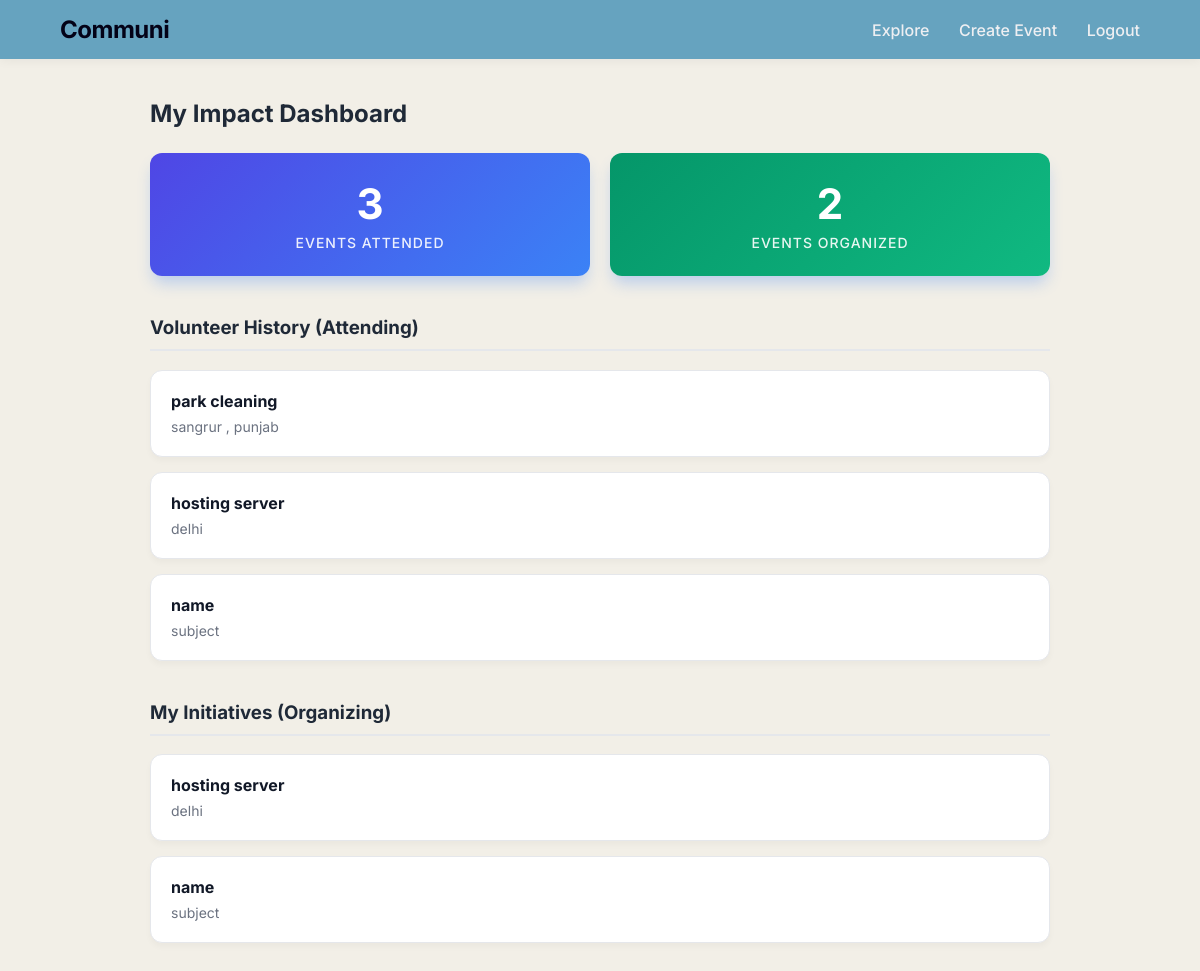
Page /dashboard (signed in) on the committed database.
### app.py (models this page shows)
class Event(db.Model):
    id = db.Column(db.Integer, primary_key=True)
    title = db.Column(db.String(200), nullable=False)
    description = db.Column(db.String(500), nullable=False)
    location = db.Column(db.String(200), nullable=False)
    organizer_email = db.Column(db.String(100), nullable=False)

### app.py (the view)
@app.route('/dashboard')
def dashboard():
    if 'logged_in_user' not in session:
        return redirect(url_for('login'))
    user_email = session['logged_in_user']
    my_events = Event.query.filter_by(organizer_email=user_email).all()
    my_attendances = Attendance.query.filter_by(user_email=user_email).all()
    joined_event_ids = [a.event_id for a in my_attendances]
    joined_events = Event.query.filter(Event.id.in_(joined_event_ids)).all()
    return render_template('dashboard.html', my_events=my_events, joined_events=joined_events)

### templates/dashboard.html (shortened to what this page needs)
<!DOCTYPE html>
<html>
<head>
    <link rel="stylesheet" href="{{ url_for('static', filename='style.css') }}">
</head>
<body>
    <nav class="navbar">
        <a href="/" class="logo"> Communi</a>
        <div class="nav-links">
            <a href="/explore">Explore</a>
            <a href="/create">Create Event</a>
            <a href="/logout">Logout</a>
        </div>
    </nav>
    <div class="container">
        <h2 style="margin-bottom: 25px;">My Impact Dashboard</h2>
        <div class="stats-grid">
            <div class="stat-box">
                <h2>{{ joined_events|length }}</h2>
                <p>Events Attended</p>
            </div>
            <div class="stat-box" style="background: linear-gradient(135deg, #059669, #10b981);">
                <h2>{{ my_events|length }}</h2>
                <p>Events Organized</p>
            </div>
        </div>
        <h3 style="margin-top: 40px; border-bottom: 2px solid #e5e7eb; padding-bottom: 10px;">Volunteer History (Attending)</h3>
        {% if joined_events %}
            <div style="display: grid; gap: 15px;">
            {% for event in joined_events %}
                <div class="card" style="padding: 20px; margin-bottom: 0;">
                    <h4 style="margin: 0 0 5px 0; color: #111827;">{{ event.title }}</h4>
                    <span style="color: #6b7280; font-size: 14px;"> {{ event.location }}</span>
                </div>
            {% endfor %}
            </div>
        {% else %}
            <p style="color: #6b7280;">You haven't joined any events yet. Head over to the Explore page to find opportunities!</p>
        {% endif %}
        <h3 style="margin-top: 40px; border-bottom: 2px solid #e5e7eb; padding-bottom: 10px;">My Initiatives (Organizing)</h3>
        {% if my_events %}
            <div style="display: grid; gap: 15px;">
            {% for event in my_events %}
                <div class="card" style="padding: 20px; margin-bottom: 0;">
                    <h4 style="margin: 0 0 5px 0; color: #111827;">{{ event.title }}</h4>
                    <span style="color: #6b7280; font-size: 14px;"> {{ event.location }}</span>
                </div>
            {% endfor %}
            </div>
        {% else %}
            <p style="color: #6b7280;">You haven't organized any events yet.</p>
        {% endif %}
    </div>
</body>
</html>

### static/style.css (style rules this page uses)
body { font-family: 'Inter', sans-serif; background-color:#F2EFE7; color: #1f2937; margin: 0; padding: 0; }
.navbar { display: flex; justify-content: space-between; align-items: center; background: #66A3BF; padding: 15px 5%; box-shadow: 0 2px 10px rgba(0,0,0,0.05); position: sticky; top: 0; z-index: 1000; }
.navbar .logo { font-size: 24px; font-weight: 700; color: #030217; text-decoration: none; letter-spacing: -0.5px; }
.nav-links a { text-decoration: none; color: #eeeff2; margin-left: 25px; font-weight: 500; transition: color 0.2s; }
.container { max-width: 900px; margin: 40px auto; padding: 0 20px; }
.card { background: white; padding: 30px; border-radius: 12px; box-shadow: 0 4px 6px rgba(0,0,0,0.03); border: 1px solid #e5e7eb; margin-bottom: 20px; transition: transform 0.2s, box-shadow 0.2s; }
.stats-grid { display: flex; gap: 20px; margin-bottom: 30px; }
.stat-box { background: linear-gradient(135deg, #4f46e5, #3b82f6); color: white; padding: 25px; border-radius: 12px; flex: 1; text-align: center; box-shadow: 0 10px 15px -3px rgba(59, 130, 246, 0.3); }
.stat-box h2 { margin: 0; font-size: 42px; color: white; }
.stat-box p { margin: 5px 0 0 0; font-weight: 500; opacity: 0.9; font-size: 14px; text-transform: uppercase; letter-spacing: 1px; }

### rows in the picture
Event: title "park cleaning", location "sangrur , punjab"
Event: title "hosting server", location "delhi"
Event: title "name", location "subject"

### other values in the picture
{{ joined_events|length }} "3"
{{ my_events|length }} "2"
